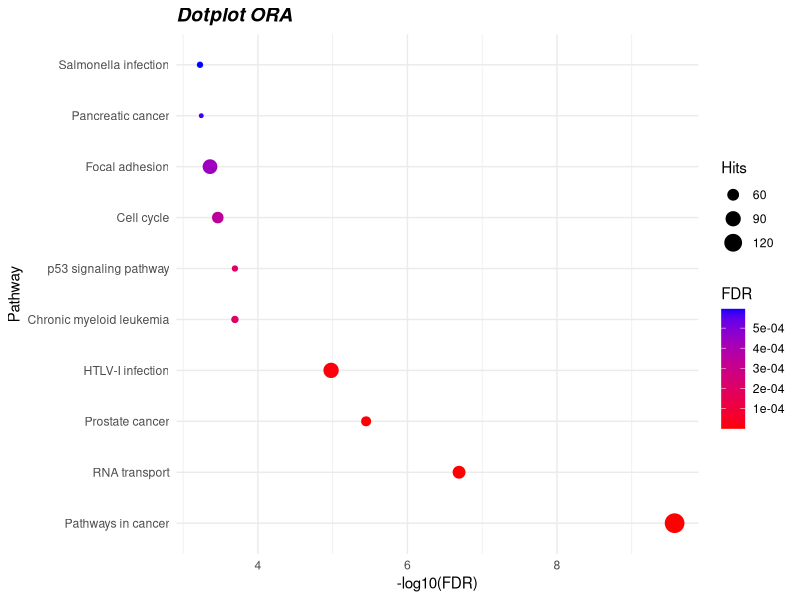

Write the R code that produced this figure.
library(ggplot2)
mirnet_results <- read.csv("mirnet_enrichment.csv")
head(mirnet_results)


# Prepare the data (top 10 by FDR)
top10 <- mirnet_results[order(mirnet_results$FDR), ][1:10, ]

# Plot using ggplot2
ggplot(top10, aes(x = -log10(FDR), y = reorder(Pathway, FDR), size = Hits, color = FDR)) +
  geom_point() +
  labs(
    title = "Dotplot ORA",
    x = "-log10(FDR)",
    y = "Pathway"
  ) +
  scale_color_gradient(low = "red", high = "blue") +
  theme_minimal() +
  theme(plot.title = element_text(color = "black", size = 14, face = "bold.italic"))
